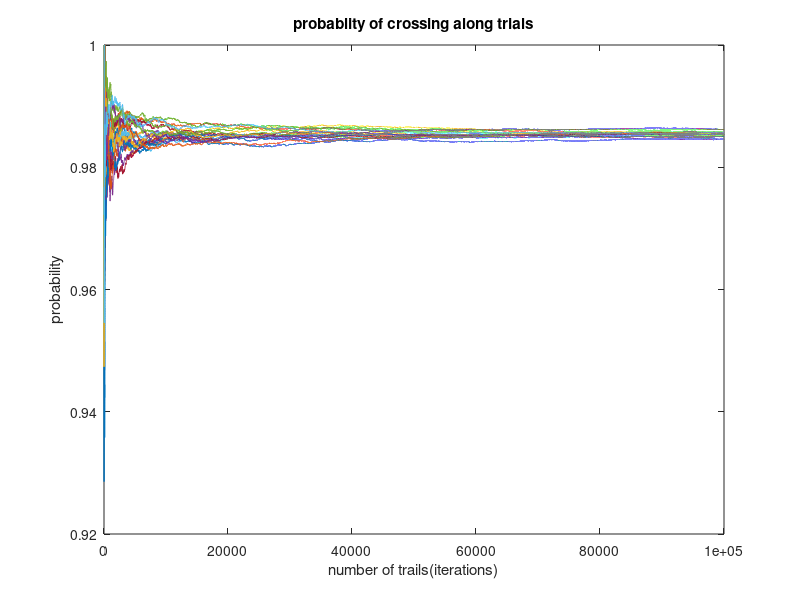

This chart was generated by the following MATLAB code:
%% HW4 for MATH381
% @Author: Baihan Lin
% @Date: Nov 2016

clear all; close all; clc;

%% Quesiton a

rng(1);

runs = 20;

figure
    
for run = 1:runs
    L = 2; % length of needle
    N = 100000; % trials to run
    
    n = 0; % number of crossed needles
    p = zeros(1, N); % probability of crossing
    
    r = rand(3,N); % random number for all steps
    
    for k = 1:N
        x1 = 2*L*r(1,k);
        y1 = 2*L*r(2,k);
        ang = 2*pi*r(3,k);
        x2 = x1 + 2*L*cos(ang);
        y2 = y1 + 2*L*sin(ang);
        
        y1diff = y1 - (2*L-2*x1); % y1diff < 0 if left zone, > 0 right zone
        y2diff = y2 - (2*L-2*x2); % y2diff < 0 if left zone, > 0 right zone
        
        if x2 < 0 || y2 < 0 || x2 > 2*L || y2 > 2*L || y1diff*y2diff < 0
            n = n+1;
        end
        
        p(k) = n/k;
    end
    
    plot(p); hold on
    title('probablity of crossing along trials')
    xlabel('number of trails(iterations)'), ylabel('probability');
    
end

% From the figure, we find that experimentally, the estimated probability
% is about 0.985... 


%% Quesiton b



